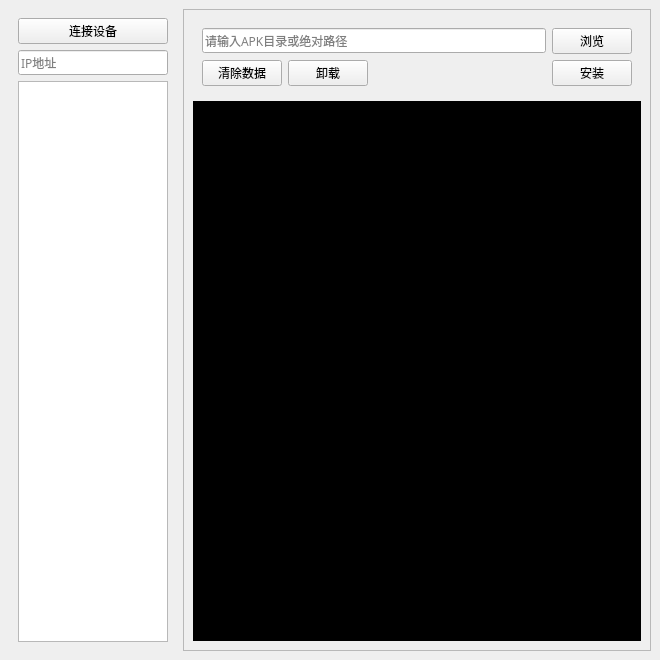
<?xml version="1.0" encoding="UTF-8"?>
<ui version="4.0">
 <class>MainWindow</class>
 <widget class="QMainWindow" name="MainWindow">
  <property name="geometry">
   <rect>
    <x>0</x>
    <y>0</y>
    <width>660</width>
    <height>660</height>
   </rect>
  </property>
  <property name="windowTitle">
   <string>车小丫安装工具</string>
  </property>
  <property name="windowIcon">
   <iconset>
    <normaloff>../cxy.ico</normaloff>../cxy.ico</iconset>
  </property>
  <widget class="QWidget" name="centralwidget">
   <layout class="QGridLayout" name="gridLayout_2">
    <item row="0" column="1">
     <widget class="QFrame" name="frame_5">
      <property name="sizePolicy">
       <sizepolicy hsizetype="Expanding" vsizetype="Expanding">
        <horstretch>0</horstretch>
        <verstretch>0</verstretch>
       </sizepolicy>
      </property>
      <property name="frameShape">
       <enum>QFrame::StyledPanel</enum>
      </property>
      <property name="frameShadow">
       <enum>QFrame::Raised</enum>
      </property>
      <property name="lineWidth">
       <number>1</number>
      </property>
      <layout class="QGridLayout" name="gridLayout">
       <item row="0" column="0">
        <widget class="QWidget" name="widget" native="true">
         <layout class="QGridLayout" name="gridLayout_3">
          <item row="1" column="0">
           <widget class="QPushButton" name="clearBtn">
            <property name="sizePolicy">
             <sizepolicy hsizetype="Fixed" vsizetype="Fixed">
              <horstretch>0</horstretch>
              <verstretch>0</verstretch>
             </sizepolicy>
            </property>
            <property name="font">
             <font>
              <family>黑体</family>
              <pointsize>9</pointsize>
              <weight>50</weight>
              <bold>false</bold>
             </font>
            </property>
            <property name="text">
             <string>清除数据</string>
            </property>
           </widget>
          </item>
          <item row="1" column="3">
           <widget class="QPushButton" name="insBtn">
            <property name="sizePolicy">
             <sizepolicy hsizetype="Fixed" vsizetype="Fixed">
              <horstretch>0</horstretch>
              <verstretch>0</verstretch>
             </sizepolicy>
            </property>
            <property name="font">
             <font>
              <family>黑体</family>
              <pointsize>9</pointsize>
              <weight>50</weight>
              <bold>false</bold>
             </font>
            </property>
            <property name="text">
             <string>安装</string>
            </property>
           </widget>
          </item>
          <item row="0" column="3">
           <widget class="QPushButton" name="findAPKPathBtn">
            <property name="sizePolicy">
             <sizepolicy hsizetype="Fixed" vsizetype="Fixed">
              <horstretch>0</horstretch>
              <verstretch>0</verstretch>
             </sizepolicy>
            </property>
            <property name="font">
             <font>
              <family>黑体</family>
              <pointsize>9</pointsize>
              <weight>50</weight>
              <bold>false</bold>
             </font>
            </property>
            <property name="text">
             <string>浏览</string>
            </property>
           </widget>
          </item>
          <item row="0" column="0" colspan="3">
           <widget class="QLineEdit" name="insPath">
            <property name="font">
             <font>
              <family>黑体</family>
              <pointsize>9</pointsize>
              <weight>50</weight>
              <bold>false</bold>
             </font>
            </property>
            <property name="text">
             <string/>
            </property>
            <property name="placeholderText">
             <string>请输入APK目录或绝对路径</string>
            </property>
           </widget>
          </item>
          <item row="1" column="1">
           <widget class="QPushButton" name="unBtn">
            <property name="sizePolicy">
             <sizepolicy hsizetype="Fixed" vsizetype="Fixed">
              <horstretch>0</horstretch>
              <verstretch>0</verstretch>
             </sizepolicy>
            </property>
            <property name="font">
             <font>
              <family>黑体</family>
              <pointsize>9</pointsize>
              <weight>50</weight>
              <bold>false</bold>
             </font>
            </property>
            <property name="text">
             <string>卸载</string>
            </property>
           </widget>
          </item>
         </layout>
        </widget>
       </item>
       <item row="1" column="0">
        <widget class="QTextBrowser" name="devLogBrowser">
         <property name="font">
          <font>
           <family>Microsoft New Tai Lue</family>
           <pointsize>10</pointsize>
           <weight>9</weight>
           <italic>false</italic>
           <bold>false</bold>
          </font>
         </property>
         <property name="styleSheet">
          <string notr="true">background-color: black;
font: 75 10pt &quot;Microsoft New Tai Lue&quot;;
color: rgb(255, 255, 255);</string>
         </property>
         <property name="html">
          <string>&lt;!DOCTYPE HTML PUBLIC &quot;-//W3C//DTD HTML 4.0//EN&quot; &quot;http://www.w3.org/TR/REC-html40/strict.dtd&quot;&gt;
&lt;html&gt;&lt;head&gt;&lt;meta name=&quot;qrichtext&quot; content=&quot;1&quot; /&gt;&lt;style type=&quot;text/css&quot;&gt;
p, li { white-space: pre-wrap; }
&lt;/style&gt;&lt;/head&gt;&lt;body style=&quot; font-family:'Microsoft New Tai Lue'; font-size:10pt; font-weight:72; font-style:normal;&quot;&gt;
&lt;p style=&quot;-qt-paragraph-type:empty; margin-top:0px; margin-bottom:0px; margin-left:0px; margin-right:0px; -qt-block-indent:0; text-indent:0px; font-family:'SimSun'; font-size:9pt; font-weight:400;&quot;&gt;&lt;br /&gt;&lt;/p&gt;&lt;/body&gt;&lt;/html&gt;</string>
         </property>
        </widget>
       </item>
      </layout>
     </widget>
    </item>
    <item row="0" column="0">
     <widget class="QWidget" name="widget_4" native="true">
      <property name="sizePolicy">
       <sizepolicy hsizetype="Fixed" vsizetype="Expanding">
        <horstretch>0</horstretch>
        <verstretch>0</verstretch>
       </sizepolicy>
      </property>
      <property name="minimumSize">
       <size>
        <width>120</width>
        <height>0</height>
       </size>
      </property>
      <layout class="QVBoxLayout" name="verticalLayout">
       <item>
        <widget class="QPushButton" name="conBtn">
         <property name="sizePolicy">
          <sizepolicy hsizetype="Expanding" vsizetype="Fixed">
           <horstretch>0</horstretch>
           <verstretch>0</verstretch>
          </sizepolicy>
         </property>
         <property name="minimumSize">
          <size>
           <width>150</width>
           <height>0</height>
          </size>
         </property>
         <property name="maximumSize">
          <size>
           <width>133</width>
           <height>16777215</height>
          </size>
         </property>
         <property name="font">
          <font>
           <family>黑体</family>
           <pointsize>9</pointsize>
           <weight>50</weight>
           <bold>false</bold>
          </font>
         </property>
         <property name="text">
          <string>连接设备</string>
         </property>
        </widget>
       </item>
       <item>
        <widget class="QLineEdit" name="ipText">
         <property name="sizePolicy">
          <sizepolicy hsizetype="Expanding" vsizetype="Minimum">
           <horstretch>0</horstretch>
           <verstretch>0</verstretch>
          </sizepolicy>
         </property>
         <property name="minimumSize">
          <size>
           <width>150</width>
           <height>0</height>
          </size>
         </property>
         <property name="maximumSize">
          <size>
           <width>133</width>
           <height>16777215</height>
          </size>
         </property>
         <property name="font">
          <font>
           <family>黑体</family>
           <pointsize>9</pointsize>
           <weight>50</weight>
           <bold>false</bold>
          </font>
         </property>
         <property name="text">
          <string/>
         </property>
         <property name="placeholderText">
          <string>IP地址</string>
         </property>
        </widget>
       </item>
       <item>
        <widget class="QListWidget" name="ipList">
         <property name="sizePolicy">
          <sizepolicy hsizetype="Fixed" vsizetype="Expanding">
           <horstretch>0</horstretch>
           <verstretch>0</verstretch>
          </sizepolicy>
         </property>
         <property name="minimumSize">
          <size>
           <width>150</width>
           <height>0</height>
          </size>
         </property>
         <property name="maximumSize">
          <size>
           <width>133</width>
           <height>16777215</height>
          </size>
         </property>
         <property name="font">
          <font>
           <family>黑体</family>
           <pointsize>9</pointsize>
           <weight>50</weight>
           <bold>false</bold>
          </font>
         </property>
        </widget>
       </item>
      </layout>
     </widget>
    </item>
   </layout>
  </widget>
 </widget>
 <resources/>
 <connections/>
</ui>
